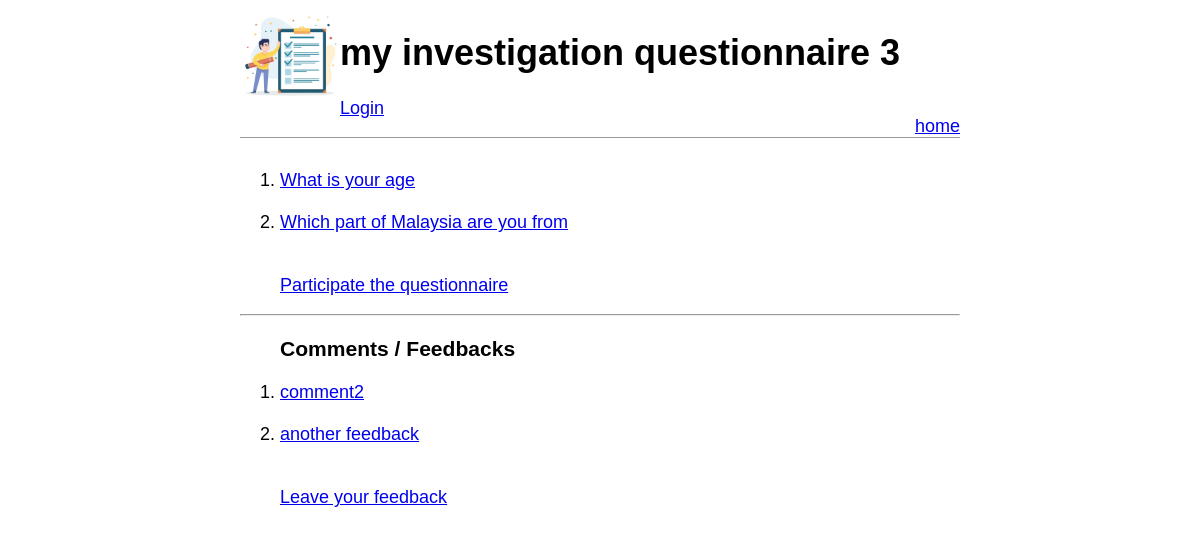
Before: / with the older database file.
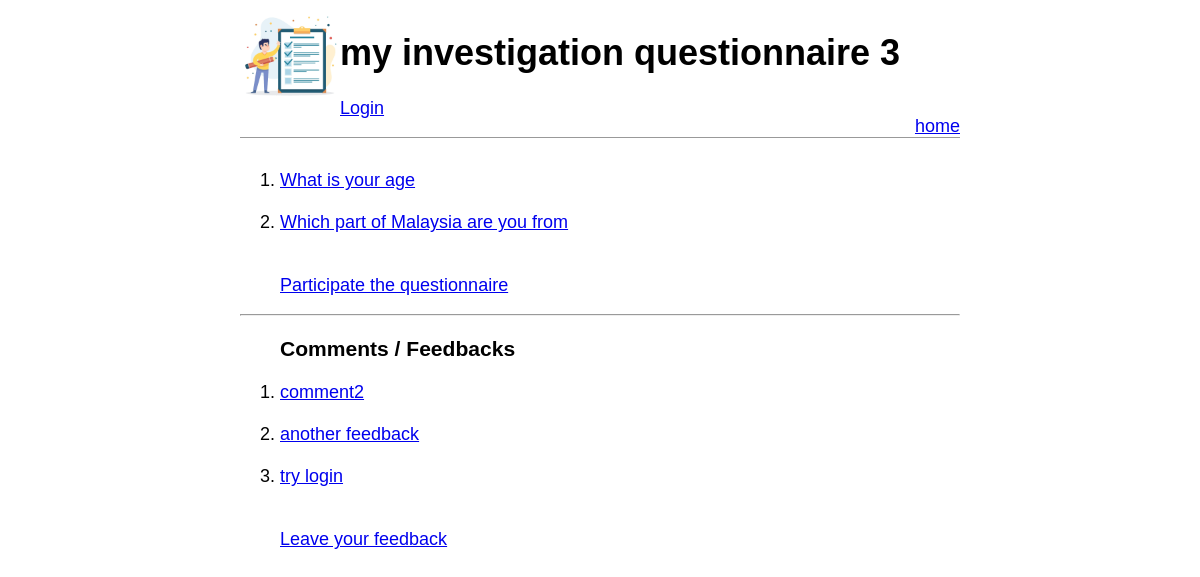
After: the same page with the newer database file.
### QuestionApp/models.py (models this page shows, shortened)
class Question(models.Model):
    question_text = models.CharField(max_length=200)
    pub_date = models.DateTimeField('date published')

class Comment(models.Model):
    user_name = models.CharField(max_length=50)
    comment_title = models.CharField(max_length=200)
    comment_content = models.TextField()
    comment_date = models.DateTimeField('date&time')

### QuestionApp/views.py (the view)
# urls.py: path('', HomepageView.as_view(), name='home'),
class HomepageView(ListView):
    model = Question
    template_name = 'QuestionApp/home.html'
    def get_context_data(self, **kwargs):
        context = super().get_context_data(**kwargs)
        context['comment_list'] = Comment.objects.all()
        return context

### QuestionApp/templates/QuestionApp/home.html
{% extends 'QuestionApp/base.html' %}
{% load static %}
{% block logo %}
    <img class="img1" src="{% static 'QuestionApp/img/1.jpg' %}">
{% endblock %}
{% block header_content%}
    <h1>
        my investigation questionnaire 3
    </h1>
    {% if user.is_authenticated %}
        <p><span>Welcome, {{user.username}}.</span> &ensp; <span><a href="{% url 'logout' %}">Logout</a></span></p>
    {%else%}
        <p><span><a href="{% url 'login' %}">Login</a></span></p>
    {%endif%}
{% endblock%}
{% block content %}
<ol>
    {% if question_list %}
        {% for q in question_list %}
            <li><a href="{% url 'question_detail' q.pk %}">{{ q.question_text}}</a></li><br>
        {% endfor %}
        <br>
        <div>
            <a href="{% url 'start_vote' %}">  Participate the questionnaire  </a>
        </div>
    {% else %}
        <p>There is no question published yet.</p>
    {% endif %}
</ol>
<hr>
<ol>
    <h3>Comments / Feedbacks</h3>
    {% if comment_list %}
        {% for c in comment_list %}
            <li><a href="{% url 'comment_detail' c.pk %}">{{ c.comment_title}}</a></li><br>
        {% endfor %}
    {% else %}
        <p>There is no any comment/feedback yet.</p>
    {% endif %}
    <br>
    <a href="{% url 'comment_add' %}">Leave your feedback</a>
</ol>
{% endblock %}

Changed rows visible on the page:
added Comment: comment_title "try login"
